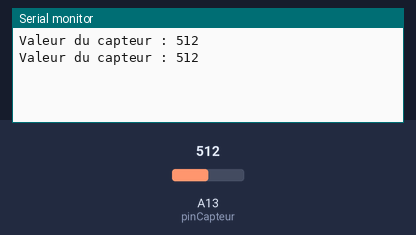
The sketch below on a simulated Arduino Mega 2560, built with avr-gcc and run on an emulated ATmega2560. Parts: the last lines printed to the serial monitor. The test bench sets the inputs (shaded band); at power-on: A13 (pinCapteur) = 512.

Above: at 1.8 s.
1.9 s: A13 (pinCapteur) set to 716
At 2.8 s:
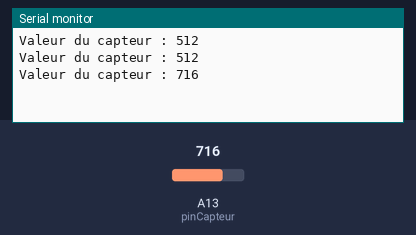
3.4 s: A13 (pinCapteur) set to 900
At 4.8 s:
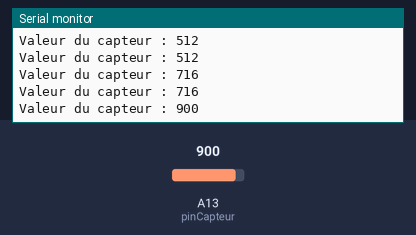
Timing chart, 0 to 6.4 s (numbered marks = the images above; inputs shaded):
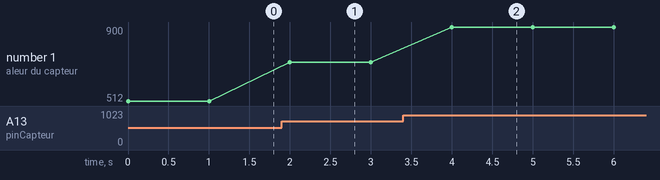

Measured:
- after the input at 1.9 s, the serial monitor: prints a new line after 0.10 s (image 1)
- after the input at 3.4 s, the serial monitor: prints a new line after 0.60 s (image 2)
- plotted number 1: 512 → 716 after the input at 1.9 s, 716 → 900 after the input at 3.4 s

The sketch:

testGetCapteurData.ino
```cpp
const int pinCapteur = A13; // Connectez la broche OUT du capteur à cette broche d'entrée analogique

void setup() {
  Serial.begin(9600); // Initialise la communication série
}

void loop() {
  int valeurCapteur = analogRead(pinCapteur); // Lit la valeur du capteur

  Serial.print("Valeur du capteur : ");
  Serial.println(valeurCapteur);

  // Ajoutez votre logique de traitement ici en fonction de la valeur lue

  delay(1000); // Attendez un moment avant de lire à nouveau
}
```
